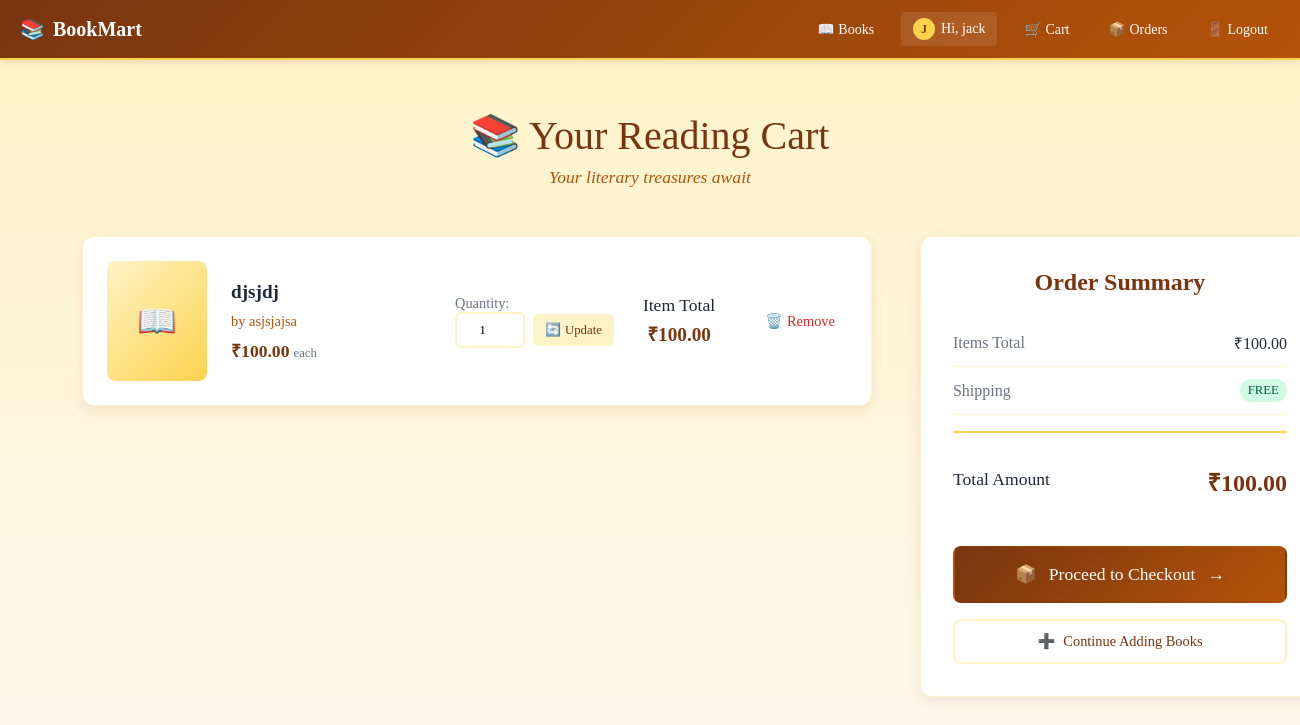
The app's page /cart/ (signed in) with its own data.
### store/models.py (models this page shows, shortened)
class User(AbstractUser):
    phone = models.CharField(max_length=15, blank=True, null=True)

class CartItem(models.Model):
    user = models.ForeignKey(User, on_delete=models.CASCADE, related_name="cart_items")
    book = models.ForeignKey(Book, on_delete=models.CASCADE)
    quantity = models.PositiveIntegerField(default=1)
    @property
    def total_price(self):
        return self.book.price * self.quantity

class Book(models.Model):
    title = models.CharField(max_length=200)
    author = models.CharField(max_length=200)
    description = models.TextField(blank=True, null=True)
    price = models.DecimalField(max_digits=8, decimal_places=2)
    isbn = models.CharField(max_length=13, unique=True)
    category = models.ForeignKey(Category, on_delete=models.CASCADE, null=True, blank=True)
    image = models.ImageField(upload_to="book_images/", blank=True, null=True)

### store/views.py (the view)
# urls.py: path('cart/', views.view_cart, name='view_cart'),
@login_required
def view_cart(request):
    cart_items = CartItem.objects.filter(user=request.user)
    total_price = sum(item.total_price for item in cart_items)
    return render(request, "store/cart.html", {"cart_items": cart_items, "total_price": total_price})

### templates/store/cart.html (shortened to what this page needs)
{% extends "store/base.html" %}
{% load static%}
{% block extra_css %}
  <link rel="stylesheet" href="{% static 'css/cart/style.css' %}">
{% endblock %}
{% block content %}
<div class="reading-cart-container">
    <div class="cart-header">
        <h1 class="cart-title">📚 Your Reading Cart</h1>
        <p class="cart-subtitle">Your literary treasures await</p>
    </div>
    {% if cart_items %}
    <div class="cart-items-section">
        <div class="cart-items">
            {% for item in cart_items %}
            <div class="cart-item-card">
                <div class="book-visual">
                    {% if item.book.image %}
                    <img src="{{ item.book.image.url }}" alt="{{ item.book.title }}" class="book-cart-image">
                    {% else %}
                    <div class="book-cart-placeholder">
                        <span class="placeholder-cart-icon">📖</span>
                    </div>
                    {% endif %}
                </div>
                <div class="book-cart-details">
                    <h3 class="book-cart-title">{{ item.book.title }}</h3>
                    <p class="book-cart-author">by {{ item.book.author }}</p>
                    <div class="price-display">
                        <span class="unit-price">₹{{ item.book.price }}</span>
                        <span class="price-each">each</span>
                    </div>
                </div>
                <div class="quantity-section">
                    <form method="post" action="{% url 'update_cart' item.id %}" class="quantity-form">
                        <div class="quantity-controls">
                            <label class="quantity-label">Quantity:</label>
                            <div class="quantity-input-group">
                                <input type="number" name="quantity" value="{{ item.quantity }}" min="1"
                                       class="quantity-input">
                                <button type="submit" class="update-btn">
                                    <span class="update-icon">🔄</span>
                                    Update
                                </button>
                            </div>
                        </div>
                    </form>
                </div>
                <div class="item-total">
                    <span class="total-label">Item Total</span>
                    <span class="total-price">₹{{ item.total_price }}</span>
                </div>
                <div class="remove-action">
                    <a href="{% url 'delete_from_cart' item.id %}" class="remove-btn">
                        <span class="remove-icon">🗑️</span>
                        Remove
                    </a>
                </div>
            </div>
            {% endfor %}
        </div>
        <div class="cart-summary">
            <div class="summary-card">
                <h3 class="summary-title">Order Summary</h3>
                <div class="summary-details">
                    <div class="summary-item">
                        <span class="summary-label">Items Total</span>
                        <span class="summary-value">₹{{ total_price }}</span>
                    </div>
                    <div class="summary-item">
                        <span class="summary-label">Shipping</span>
                        <span class="summary-value free-shipping">FREE</span>
                    </div>
                    <div class="summary-divider"></div>
                    <div class="summary-total">
                        <span class="total-label">Total Amount</span>
                        <span class="total-amount">₹{{ total_price }}</span>
                    </div>
                </div>
                <a href="{% url 'checkout' %}" class="checkout-btn">
                    <span class="checkout-icon">📦</span>
                    <span>Proceed to Checkout</span>
                    <span class="checkout-arrow">→</span>
                </a>
                <a href="{% url 'book_list' %}" class="continue-shopping">
                    <span class="continue-icon">➕</span>
                    Continue Adding Books
                </a>
            </div>
        </div>
    </div>
    {% endif %}
</div>
{% endblock %}

### templates/store/base.html (shortened to what this page needs)
<!DOCTYPE html>
<html lang="en">
<head>
    {% block extra_css %}{% endblock %}
</head>
<body>
    <nav>
        <div class="navbar-container">
            <a href="{% url 'home' %}" class="navbar-brand">
                <span>📚</span>
                <span>BookMart</span>
            </a>
            <ul class="navbar-items">
                <li><a href="{% url 'book_list' %}" class="nav-link">📖 Books</a></li>
                {% if user.is_authenticated %}
                    <li>
                        <div class="user-greeting">
                            <div class="user-avatar">{{ user.username|first|upper }}</div>
                            <span>Hi, {{ user.username }}</span>
                        </div>
                    </li>
                    <li><a href="{% url 'view_cart' %}" class="nav-link">🛒 Cart</a></li>
                    <li><a href="{% url 'my_orders' %}" class="nav-link">📦 Orders</a></li>
                    <li><a href="{% url 'logout' %}" class="nav-link">🚪 Logout</a></li>
                {% else %}
                    <li><a href="{% url 'login' %}" class="nav-link">🔐 Login</a></li>
                    <li><a href="{% url 'register' %}" class="nav-link">✍️ Register</a></li>
                {% endif %}
            </ul>
        </div>
    </nav>
    <div class="container">
        {% block content %}{% endblock %}
    </div>
</body>
</html>

### static/css/cart/style.css (style rules this page uses)
.reading-cart-container { max-width: 1200px; margin: 0 auto; padding: 2rem; }
.cart-header { text-align: center; margin-bottom: 3rem; }
.cart-title { font-size: 2.5rem; color: #78350f; margin-bottom: 0.5rem; font-weight: normal; }
.cart-subtitle { color: #b45309; font-style: italic; font-size: 1.1rem; }
.cart-items-section { display: grid; grid-template-columns: 1fr 400px; gap: 3rem; align-items: start; }
.cart-items { display: flex; flex-direction: column; gap: 1.5rem; }
.cart-item-card { background: white; border-radius: 12px; padding: 1.5rem; display: grid; grid-template-columns: 100px 1fr auto auto auto; gap: 1.5rem; align-items: center; border: 1px solid #fef3c7; box-shadow: 0 4px 12px rgba(120, 53, 15, 0.1); transition: all 0.3s ease; }
.book-visual { width: 100px; height: 120px; border-radius: 8px; overflow: hidden; }
.book-cart-placeholder { width: 100%; height: 100%; background: linear-gradient(135deg, #fef3c7 0%, #fcd34d 100%); display: flex; align-items: center; justify-content: center; border-radius: 8px; }
.placeholder-cart-icon { font-size: 2rem; color: #78350f; }
.book-cart-details { min-width: 200px; }
.book-cart-title { font-size: 1.2rem; color: #1f2937; margin-bottom: 0.5rem; line-height: 1.3; }
.book-cart-author { color: #b45309; font-size: 0.9rem; margin-bottom: 0.5rem; }
.price-display { display: flex; align-items: baseline; gap: 4px; }
.unit-price { font-size: 1.1rem; color: #78350f; font-weight: bold; }
.price-each { font-size: 0.8rem; color: #6b7280; }
.quantity-section { min-width: 150px; }
.quantity-form { display: flex; flex-direction: column; gap: 0.5rem; }
.quantity-label { font-size: 0.9rem; color: #6b7280; margin-bottom: 4px; }
.quantity-input-group { display: flex; gap: 8px; align-items: center; }
.quantity-input { width: 70px; padding: 8px 12px; border: 2px solid #fef3c7; border-radius: 6px; text-align: center; font-family: 'Georgia', serif; }
.update-btn { background: #fef3c7; color: #78350f; border: none; padding: 8px 12px; border-radius: 6px; cursor: pointer; font-family: 'Georgia', serif; font-size: 0.8rem; display: flex; align-items: center; gap: 4px; transition: all 0.3s ease; }
.item-total { text-align: center; min-width: 100px; }
.total-label { display: block; font-size: 0.8rem; color: #6b7280; margin-bottom: 4px; }
.total-price { font-size: 1.2rem; color: #78350f; font-weight: bold; }
.remove-action { text-align: center; }
.remove-btn { color: #dc2626; text-decoration: none; font-size: 0.9rem; display: flex; align-items: center; gap: 4px; padding: 8px 12px; border-radius: 6px; transition: all 0.3s ease; }
.cart-summary { position: sticky; top: 2rem; }
.summary-card { background: white; border-radius: 12px; padding: 2rem; border: 1px solid #fef3c7; box-shadow: 0 4px 16px rgba(120, 53, 15, 0.1); }
.summary-title { font-size: 1.5rem; color: #78350f; margin-bottom: 1.5rem; text-align: center; }
.summary-details { margin-bottom: 2rem; }
.summary-item { display: flex; justify-content: space-between; align-items: center; padding: 0.75rem 0; border-bottom: 1px solid #fef3c7; }
.summary-label { color: #6b7280; }
.summary-value { color: #1f2937; font-weight: 500; }
.free-shipping { color: #065f46; background: #d1fae5; padding: 4px 8px; border-radius: 12px; font-size: 0.8rem; }
.summary-divider { height: 2px; background: #fcd34d; margin: 1rem 0; }
.summary-total { display: flex; justify-content: space-between; align-items: center; padding: 1rem 0; }
.total-label { font-size: 1.1rem; color: #1f2937; font-weight: 500; }
.total-amount { font-size: 1.5rem; color: #78350f; font-weight: bold; }
.checkout-btn { display: flex; align-items: center; justify-content: center; gap: 12px; background: linear-gradient(135deg, #78350f 0%, #b45309 100%); color: white; text-decoration: none; padding: 1rem 2rem; border-radius: 8px; margin-bottom: 1rem; transition: all 0.3s ease; border: 2px solid transparent; font-size: 1.1rem; }
.checkout-arrow { transition: transform 0.3s ease; }
.continue-shopping { display: flex; align-items: center; justify-content: center; gap: 8px; color: #78350f; text-decoration: none; padding: 0.75rem 1.5rem; border: 2px solid #fef3c7; border-radius: 8px; transition: all 0.3s ease; font-size: 0.9rem; }

### records on screen
User: username|first "J", username "jack"
CartItem: book "djsjdj", book.author "asjsjajsa", book.price "100.00", quantity "1", total_price "100.00"

### other values on screen
{{ total_price }} "100.00"
